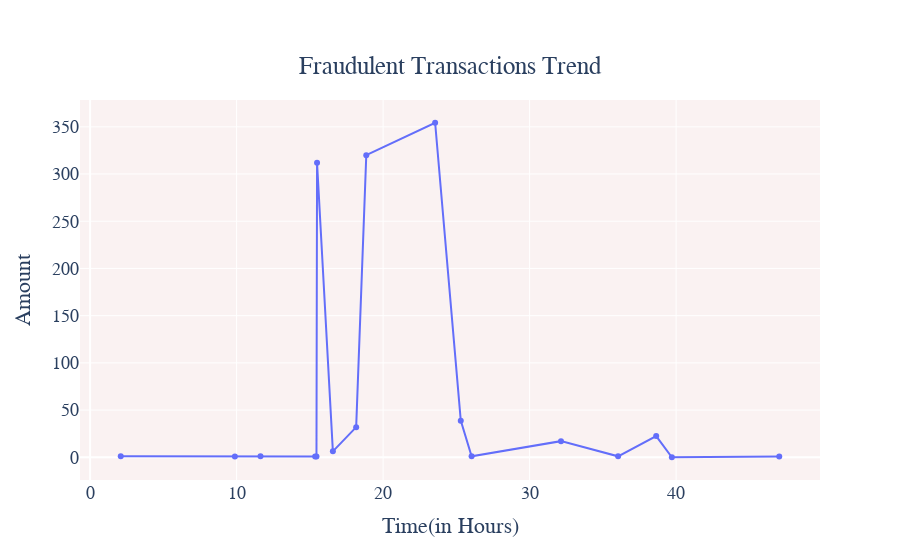

This figure's notebook cell:
### Code cell
# Plot Fraudulent Transactions Trending over Time
import plotly.graph_objs as go
fig = go.Figure()
fig.add_trace(go.Scatter(x=round(fraud['Time']/3600,2), y=round(fraud['Amount'],2),
                    mode='lines+markers'))
fig.update_layout(title_text='Fraudulent Transactions Trend',
                  xaxis_title='Time(in Hours)',
                  yaxis_title='Amount',
                  plot_bgcolor='rgb(250, 242, 242)', 
                  font=dict(family="Courier New, monospace",
                  size=18,))
fig.update_layout(
    title={
        'text': "Fraudulent Transactions Trend",
        'y':0.9,
        'x':0.5,
        'xanchor': 'center',
        'yanchor': 'top'})
fig.show()

### Figure 1 — Plotly figure (JSON) as saved in the notebook; plotly's stock layout.template omitted (floating-point values rounded to 4 significant figures)
{"data": [{"mode": "lines+markers", "type": "scatter", "x": [2.09, 9.88, 11.63, 15.36, 15.45, 15.49, 16.57, 18.16, 18.85, 23.55, 25.3, 26.04, 32.14, 36.04, 38.64, 39.71, 47.04], "y": [1, 0.76, 1, 0.83, 0.83, 311.9, 6.27, 31.91, 320, 354.3, 38.76, 1, 17.06, 1, 22.47, 0, 0.76]}], "layout": {"font": {"family": "Courier New, monospace", "size": 18}, "plot_bgcolor": "rgb(250, 242, 242)", "title": {"text": "Fraudulent Transactions Trend", "x": 0.5, "xanchor": "center", "y": 0.9, "yanchor": "top"}, "xaxis": {"title": {"text": "Time(in Hours)"}}, "yaxis": {"title": {"text": "Amount"}}}}
